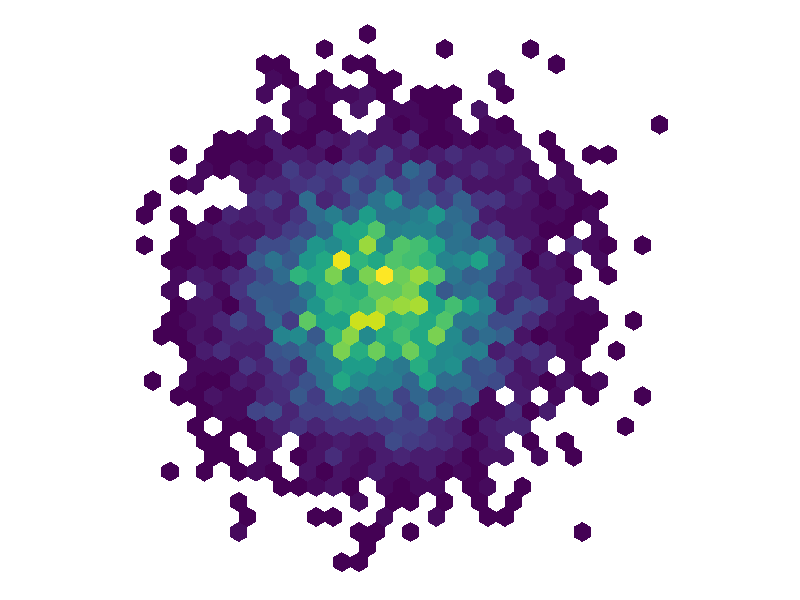

Recreate this plot in R.
#Hotspot plot 
library(ggplot2)
library(viridis)
P <- ggplot(data.frame(x = rnorm(5000), y = rnorm(5000)), aes(x = x, y = y)) +
  geom_hex() + coord_fixed() +
  scale_fill_viridis() + 
  theme(axis.line=element_blank(),axis.text.x=element_blank(),
        axis.text.y=element_blank(),axis.ticks=element_blank(),
        axis.title.x=element_blank(),
        axis.title.y=element_blank(),legend.position="none",
        panel.background=element_blank(),panel.border=element_blank(),panel.grid.major=element_blank(),
        panel.grid.minor=element_blank(),plot.background=element_blank())
png(filename = file.path(getwd(),"hotspot.png"), width = 3000, height = 3000)
print(P)
dev.off()
